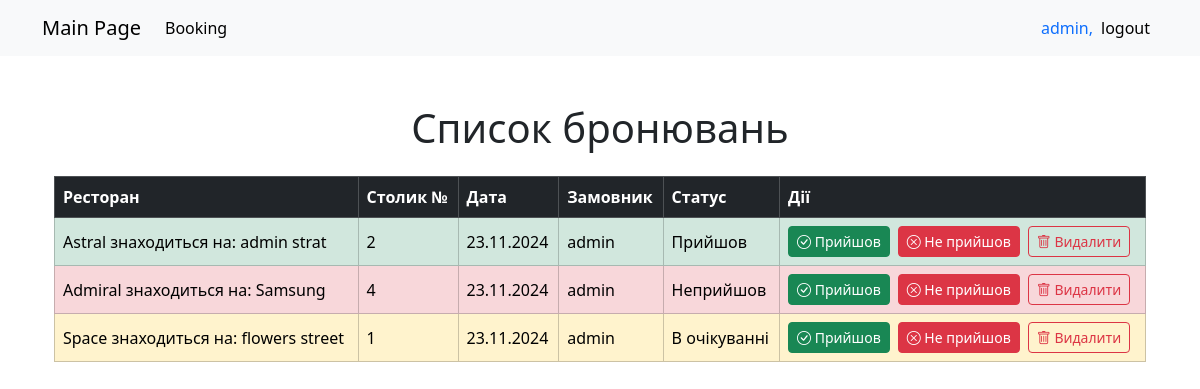
The page /booking (signed in) on the database its author committed.
### booking_app/models.py (models this page shows, shortened)
class Booking(models.Model):
    BOOKING_STATUS = [
        ('Прийшов', 'Прийшов'),
        ('В очікуванні', 'В очікуванні'),
        ('Неприйшов', 'Неприйшов'),
    ]
    res_name = models.ForeignKey(Restaurant, on_delete=models.CASCADE, related_name='bookings')
    table_id = models.ForeignKey(Table, on_delete=models.CASCADE, related_name='bookings')
    user_id = models.ForeignKey(User, on_delete=models.CASCADE)
    data = models.DateField()
    start_time = models.TimeField(default=timezone.now())  # Час початку бронювання
    end_time = models.TimeField(default=timezone.now())    # Час завершення бронювання
    status = models.CharField(max_length=20, choices=BOOKING_STATUS, default='В очікуванні')

class Restaurant(models.Model):
    title = models.CharField(max_length=100)
    adress = models.CharField(max_length=100)
    def __str__(self) -> str:
        return f"{self.title} знаходиться на: {self.adress}"

class Table(models.Model):
    TABLE_STATUS = [
        ('вільний', 'Вільний'),
        ('зайнятий', 'Зайнятий'),
        ('в очікуванні', 'В очікуванні'),
    ]
    table_id = models.AutoField(primary_key=True)
    res_name = models.ForeignKey(Restaurant, on_delete=models.CASCADE, related_name='tables')
    price = models.IntegerField()
    num = models.IntegerField()
    status = models.CharField(max_length=20, choices=TABLE_STATUS, default='вільний')

### booking_app/views.py (the view)
# urls.py: path('booking', views.booking_list, name='booking'),
@login_required
def booking_list(request):
    bookings = Booking.objects.all()
    context = {
        'bookings': bookings
    }
    return render(request, 'booking.html', context)

### booking_app/templates/booking.html (shortened to what this page needs)
{% extends "base.html" %}
{% block content %}
<div class="container mt-5">
    <h1 class="text-center mb-4">Список бронювань</h1>
    <div class="table-responsive">
        <table class="table table-hover table-bordered align-middle">
            <thead class="table-dark">
                <tr>
                    <th>Ресторан</th>
                    <th>Столик №</th>
                    <th>Дата</th>
                    <th>Замовник</th>
                    <th>Статус</th>
                    {% if request.user.is_superuser %}
                        <th>Дії</th>
                    {% endif %}
                </tr>
            </thead>
            <tbody>
                {% for booking in bookings %}
                    <tr class="
                        {% if booking.status == 'Прийшов' %}table-success
                        {% elif booking.status == 'В очікуванні' %}table-warning
                        {% else %}table-danger
                        {% endif %}
                    ">
                        <td>{{ booking.res_name }}</td>
                        <td>{{ booking.table_id.num }}</td>
                        <td>{{ booking.data|date:"d.m.Y" }}</td>
                        <td>{{ booking.user_id.get_full_name|default:booking.user_id.username }}</td>
                        <td>{{ booking.status }}</td>
                        {% if request.user.is_superuser %}
                            <td>
                                <div class="d-flex gap-2">
                                    <form method="POST" action="{% url 'update_booking_status' booking.id %}">
                                        <button type="submit" class="btn btn-success btn-sm">
                                            <i class="bi bi-check-circle"></i> Прийшов
                                        </button>
                                    </form>
                                    <form method="POST" action="{% url 'update_booking_status' booking.id %}">
                                        <button type="submit" class="btn btn-danger btn-sm">
                                            <i class="bi bi-x-circle"></i> Не прийшов
                                        </button>
                                    </form>
                                    <form method="POST" action="{% url 'delete_booking' booking.id %}">
                                        <button type="submit" class="btn btn-outline-danger btn-sm">
                                            <i class="bi bi-trash"></i> Видалити
                                        </button>
                                    </form>
                                </div>
                            </td>
                        {% endif %}
                    </tr>
                {% empty %}
                    <tr>
                        <td colspan="6" class="text-center text-muted">Наразі немає жодного бронювання</td>
                    </tr>
                {% endfor %}
            </tbody>
        </table>
    </div>
</div>
{% endblock %}

### booking_app/templates/meny.html (shortened to what this page needs)
<nav class="navbar navbar-expand-lg bg-body-tertiary container-fluid">
    <div class="container">
      <a class="navbar-brand" href="/">Main Page</a>
      <div class="collapse navbar-collapse" id="navbarNav">
        <ul class="navbar-nav">
          <li class="nav-item">
            <a class="nav-link active" aria-current="page" href="/booking">Booking</a>
          </li>
        </ul>
        <ul class="navbar-nav ms-auto">
          {% if user.is_authenticated %}
          <span class="navbar-text text-primary">{{ user.username }}, </span>
          <li class="nav-item">
            <a class="nav-link active" aria-current="page" href="logout/">logout</a>
          </li>
          {% else %}
          <li class="nav-item">
            <a class="nav-link active" aria-current="page" href="login/">login</a>
          </li>
          {% endif %}
        </ul>
      </div>
    </div>
  </nav>

### rows shown on the page
Booking: res_name "Astral знаходиться на: admin strat", table_id.num "2", data "23.11.2024", user_id.get_full_name "admin", status "Прийшов"
Booking: res_name "Admiral знаходиться на: Samsung", table_id.num "4", data "23.11.2024", user_id.get_full_name "admin", status "Неприйшов"
Booking: res_name "Space знаходиться на: flowers street", table_id.num "1", data "23.11.2024", user_id.get_full_name "admin", status "В очікуванні"

### other values the page prints
{{ user.username }} "admin"
